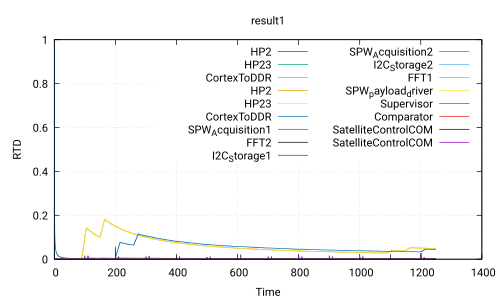

This chart was generated by the following gnuplot code:
 set title 'result1'
 set ylabel 'RTD'
 set xlabel 'Time'
 set grid
 set term pdf
 set output 'Use_case_DoubleCamera_Safety.ATIPPIC.executable260.0_60.0.pdf'
 plot 'Use_case_DoubleCamera_Safety.ATIPPIC.executable260.0_60.0.csv' using 1:2 with lines title 'HP2','Use_case_DoubleCamera_Safety.ATIPPIC.executable260.0_60.0.csv' using 1:3 with lines title 'HP23','Use_case_DoubleCamera_Safety.ATIPPIC.executable260.0_60.0.csv' using 1:4 with lines title 'CortexToDDR','Use_case_DoubleCamera_Safety.ATIPPIC.executable260.0_60.0.csv' using 1:5 with lines title 'HP2','Use_case_DoubleCamera_Safety.ATIPPIC.executable260.0_60.0.csv' using 1:6 with lines title 'HP23','Use_case_DoubleCamera_Safety.ATIPPIC.executable260.0_60.0.csv' using 1:7 with lines title 'CortexToDDR','Use_case_DoubleCamera_Safety.ATIPPIC.executable260.0_60.0.csv' using 1:8 with lines title 'SPW_Acquisition1','Use_case_DoubleCamera_Safety.ATIPPIC.executable260.0_60.0.csv' using 1:9 with lines title 'FFT2','Use_case_DoubleCamera_Safety.ATIPPIC.executable260.0_60.0.csv' using 1:10 with lines title 'I2C_Storage1','Use_case_DoubleCamera_Safety.ATIPPIC.executable260.0_60.0.csv' using 1:11 with lines title 'SPW_Acquisition2','Use_case_DoubleCamera_Safety.ATIPPIC.executable260.0_60.0.csv' using 1:12 with lines title 'I2C_Storage2','Use_case_DoubleCamera_Safety.ATIPPIC.executable260.0_60.0.csv' using 1:13 with lines title 'FFT1','Use_case_DoubleCamera_Safety.ATIPPIC.executable260.0_60.0.csv' using 1:14 with lines title 'SPW_payload_driver','Use_case_DoubleCamera_Safety.ATIPPIC.executable260.0_60.0.csv' using 1:15 with lines title 'Supervisor','Use_case_DoubleCamera_Safety.ATIPPIC.executable260.0_60.0.csv' using 1:16 with lines title 'Comparator','Use_case_DoubleCamera_Safety.ATIPPIC.executable260.0_60.0.csv' using 1:17 with lines title 'SatelliteControlCOM','Use_case_DoubleCamera_Safety.ATIPPIC.executable260.0_60.0.csv' using 1:18 with lines title 'SatelliteControlCOM'
